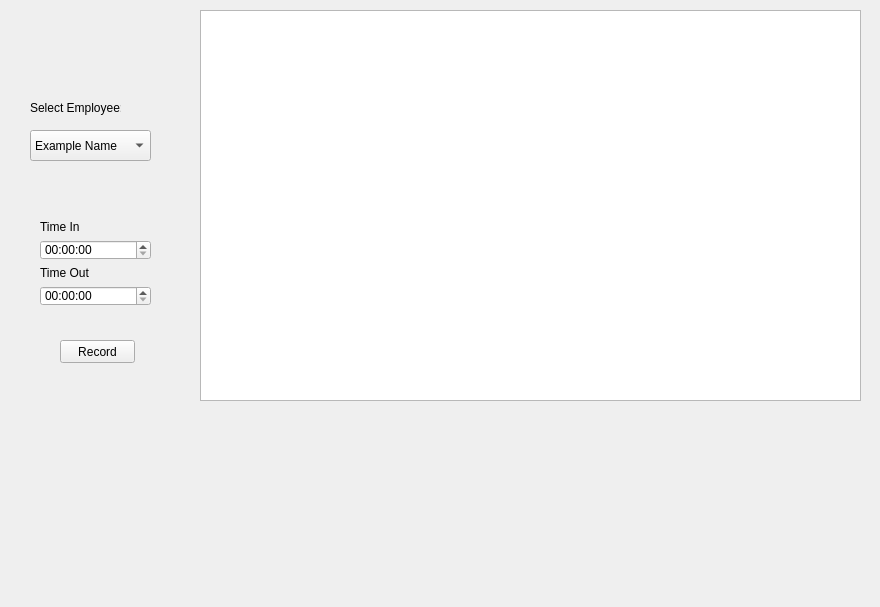
<?xml version="1.0" encoding="UTF-8"?>
<ui version="4.0">
 <class>MainWindow</class>
 <widget class="QMainWindow" name="MainWindow">
  <property name="geometry">
   <rect>
    <x>0</x>
    <y>0</y>
    <width>880</width>
    <height>607</height>
   </rect>
  </property>
  <property name="windowTitle">
   <string>MainWindow</string>
  </property>
  <widget class="QWidget" name="centralwidget">
   <widget class="QWidget" name="gridLayoutWidget">
    <property name="geometry">
     <rect>
      <x>40</x>
      <y>220</y>
      <width>111</width>
      <height>86</height>
     </rect>
    </property>
    <layout class="QGridLayout" name="gridLayout">
     <item row="5" column="0">
      <widget class="QTimeEdit" name="time_out_edit"/>
     </item>
     <item row="1" column="0">
      <widget class="QLabel" name="time_in_label">
       <property name="text">
        <string>Time In</string>
       </property>
      </widget>
     </item>
     <item row="4" column="0">
      <widget class="QLabel" name="time_out_label">
       <property name="text">
        <string>Time Out</string>
       </property>
      </widget>
     </item>
     <item row="3" column="0">
      <widget class="QTimeEdit" name="time_in_edit"/>
     </item>
    </layout>
   </widget>
   <widget class="QTableView" name="times_table">
    <property name="geometry">
     <rect>
      <x>200</x>
      <y>10</y>
      <width>661</width>
      <height>391</height>
     </rect>
    </property>
   </widget>
   <widget class="QPushButton" name="record_button">
    <property name="geometry">
     <rect>
      <x>60</x>
      <y>340</y>
      <width>75</width>
      <height>23</height>
     </rect>
    </property>
    <property name="text">
     <string>Record</string>
    </property>
   </widget>
   <widget class="QComboBox" name="employee_combo">
    <property name="geometry">
     <rect>
      <x>30</x>
      <y>130</y>
      <width>121</width>
      <height>31</height>
     </rect>
    </property>
    <item>
     <property name="text">
      <string>Example Name</string>
     </property>
    </item>
    <item>
     <property name="text">
      <string>Example Name 2</string>
     </property>
    </item>
   </widget>
   <widget class="QLabel" name="employee_label">
    <property name="geometry">
     <rect>
      <x>30</x>
      <y>100</y>
      <width>91</width>
      <height>16</height>
     </rect>
    </property>
    <property name="text">
     <string>Select Employee: </string>
    </property>
   </widget>
  </widget>
 </widget>
 <resources/>
 <connections/>
</ui>
